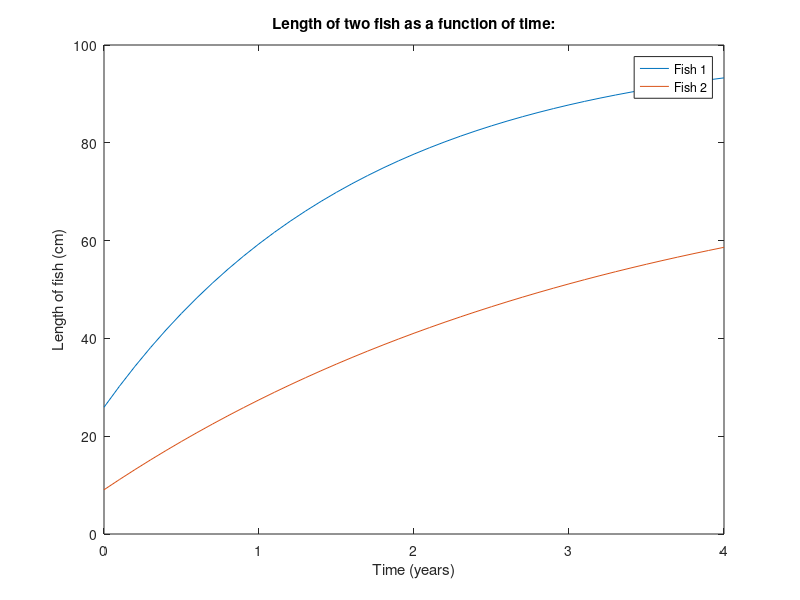

The MATLAB script that drew this image:
% _BHALGAAA.m
% Date: 21st March 2024
% By: Arnav Bhalgat
% Section: 018
% Team: 319
%
% ELECTRONIC SIGNATURE 
% Arnav Bhalgat
%
% The electronic signature above indicates the script
% submitted for evaluation is my individual work, and I
% have a general understanding of all aspects of its
% development and execution.
%
% A BRIEF DESCRIPTION OF WHAT THE SCRIPT OR FUNCTION DOES
% 
%


% Creates a vector that starts at 0, increments by 0.1 and ends at 4.0. 
% Note that 4.0 is also included in the vector.

t = 0:0.1:4;

% Initialise the constants for the use of expression.
lmax1 = 100;
lmax2 = 80;
tau1 = 0.5;
tau2 = 0.4;
k1 = 0.6;
k2 = 0.3;

% Performing a vector calculation.
% E.g. - Element-wise multiplication
% product = A .* B;

L1 = lmax1*(1-exp(-k1*(t+tau1)));
L2 = lmax2*(1-exp(-k2*(t+tau2)));

% Plotting the graph of the two functions on the same axes.
plot(t, L1); hold on;
title("Length of two fish as a function of time:");
xlabel("Time (years)");
ylabel("Length of fish (cm)");
plot(t, L2);
legend("Fish 1", "Fish 2" );
hold off;
